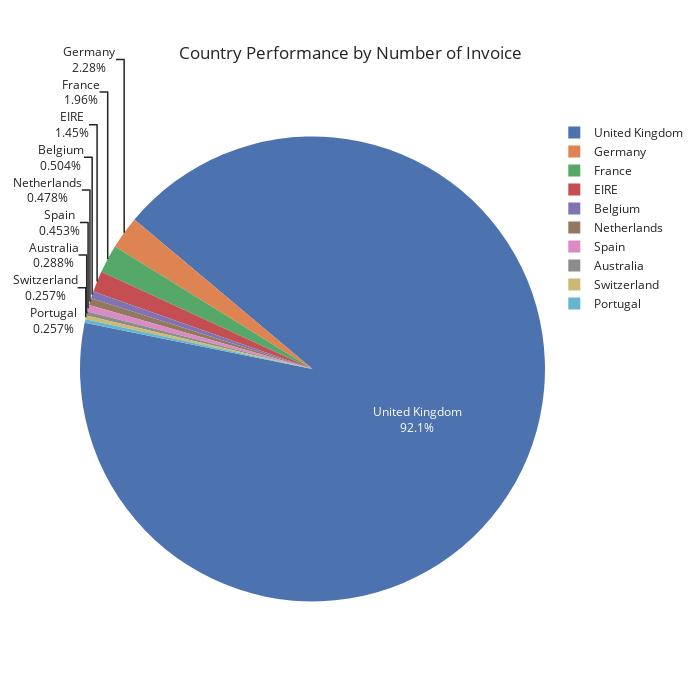

The cell this chart's notebook holds for it:
### Code cell
transactions = pd.DataFrame(df.groupby('Country').nunique().sort_values('InvoiceNo', ascending=False).head(10)['InvoiceNo'])

# pie plot
fig = px.pie(transactions,
             width = 700,
             height= 700,
             values=transactions['InvoiceNo'],
             names=transactions.index,
             title="Country Performance by Number of Invoice",
             template="seaborn")
fig.update_traces(rotation=-50, textinfo="percent+label")
fig.show()

### Figure 1 — Plotly figure (JSON) as saved in the notebook; plotly's stock layout.template omitted (floating-point values rounded to 4 significant figures)
{"data": [{"domain": {"x": [0, 1], "y": [0, 1]}, "hovertemplate": "Country=%{label}<br>InvoiceNo=%{value}<extra></extra>", "labels": ["United Kingdom", "Germany", "France", "EIRE", "Belgium", "Netherlands", "Spain", "Australia", "Switzerland", "Portugal"], "legendgroup": "", "name": "", "rotation": -50, "showlegend": true, "textinfo": "percent+label", "type": "pie", "values": [17901, 443, 382, 282, 98, 93, 88, 56, 50, 50]}], "layout": {"height": 700, "legend": {"tracegroupgap": 0}, "title": {"text": "Country Performance by Number of Invoice"}, "width": 700}}
